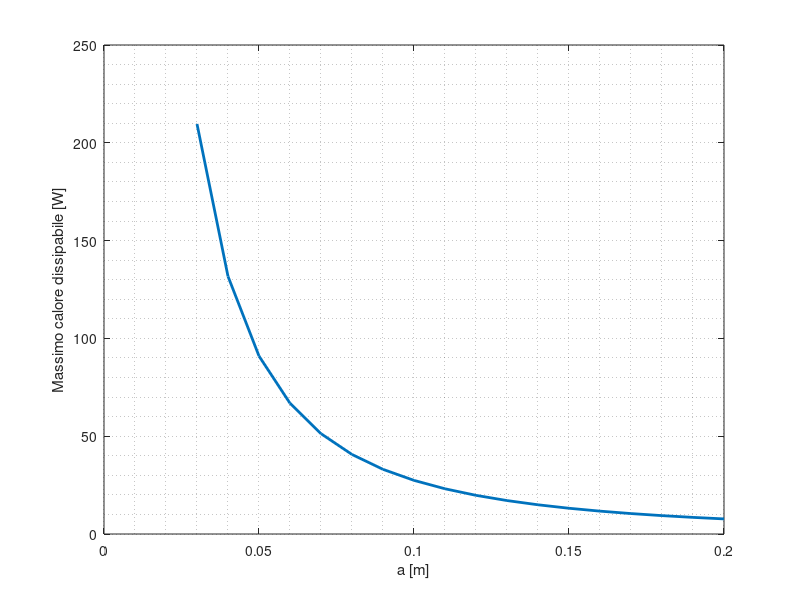

This figure's MATLAB source:
%% LaCoSTe 2020/2021 
%% Lab 9 Ex 5 - Soluzioni
%% (variazione dimensione pozzo)

clear all
close all
clc

%Dimensioni
ws=2e-1;
wf=2e-1;
%Proprietà e temperature
cond=400;
T_h=25;
h=3e4;
T_c=75;

%% Costruzione dominio computazionale
% Nomino i vertici del dominio A,B,C,D,E,F partendo dal vertice in basso a
% sinistra e procedendo in senso antiorario.
% F---E
% |   |
% | C-D
% | |
% A-B

avec=3e-2:1e-2:20e-2; % Per variazione dimensioni pozzo (terza richiesta)

%% Iterazioni con diverse dimensioni del pozzo
for i=1:length(avec)
    dx=1e-2;
    dy=dx;
    
    a=avec(i); %Calcolo dimensioni a e b per le diverse iterazioni
    b=4e-1-a;

    xvec=(0:dx:(ws/2+wf/2))';
    yvec=(0:dy:(a+b))';
    [xmat,ymat]=meshgrid(xvec,yvec);

    %Calcolo numero di nodi sui diversi bordi
    n1=length(0:dx:ws/2); %AB
    n2=length(xvec); %EF
    n3=length(yvec); %FA
    n4=length(0:dy:b); %BC

    nvec(i)=n1; %Mi serve per lo studio di grid indipendence

    ntot=n2*n3-(n2-n1)*(n4-1);
    A=sparse([],[],[],ntot,ntot);
    rhs=zeros(ntot,1);

    %% Matrice dei coefficienti
    %Per i punti interni del rettangolo piccolo (in basso)
    for icenter=2:n1-1
       for jcenter=2:n4
        kcenter=(jcenter-1)*n1+icenter;
        if jcenter<n4
            knorth=kcenter+n1;
        else
            knorth=kcenter+n2;
        end
        ksouth=kcenter-n1;
        keast=kcenter+1;
        kwest=kcenter-1;

        A(kcenter,kcenter)=2*cond*(1/dx^2+1/dy^2);
        A(kcenter,knorth)=-cond/dy^2;
        A(kcenter,ksouth)=-cond/dy^2;
        A(kcenter,keast)=-cond/dx^2;
        A(kcenter,kwest)=-cond/dx^2;
       end
    end
    %Per i punti interni del rettangolo grande (in alto)
    for icenter=2:n2-1
       for jcenter=n4+1:n3-1
        kcenter=n1*(n4-1)+(jcenter-n4)*n2+icenter;
        knorth=kcenter+n2;
        ksouth=kcenter-n2;
        keast=kcenter+1;
        kwest=kcenter-1;

        A(kcenter,kcenter)=2*cond*(1/dx^2+1/dy^2);
        A(kcenter,knorth)=-cond/dy^2;
        A(kcenter,ksouth)=-cond/dy^2;
        A(kcenter,keast)=-cond/dx^2;
        A(kcenter,kwest)=-cond/dx^2;
       end
    end

    %% Impongo le condizioni al contorno sui bordi del dominio
    %North (EF, Dirichlet) (estremi del segmento inclusi)
    jcenter=n3;
    for icenter=1:n2
        kcenter=n1*(n4-1)+(jcenter-n4)*n2+icenter;
        A(kcenter,kcenter)=1.0;
        rhs(kcenter)=T_c;
    end
    %West (FA, Neumann adiabatico) (estremi del segmento esclusi)
    icenter=1;
    for jcenter=2:n4-1
        kcenter=(jcenter-1)*n1+icenter;
        knorth=kcenter+n1;
        ksouth=kcenter-n1;
        keast=kcenter+1;
        A(kcenter,kcenter)=2*cond/dy^2+2*cond/dx^2;
        A(kcenter,knorth)=-cond/dy^2;
        A(kcenter,ksouth)=-cond/dy^2;
        A(kcenter,keast)=-2*cond/dx^2;
        rhs(kcenter)=0;
    end
    for jcenter=n4:n3-1
        kcenter=n1*(n4-1)+(jcenter-n4)*n2+icenter;
        knorth=kcenter+n2;
        ksouth=kcenter-n2;
        keast=kcenter+1;
        A(kcenter,kcenter)=2*cond/dy^2+2*cond/dx^2;
        A(kcenter,knorth)=-cond/dy^2;
        A(kcenter,ksouth)=-cond/dy^2;
        A(kcenter,keast)=-2*cond/dx^2;
        rhs(kcenter)=0;
    end
    %South (AB, Neumann adiabatico) (estremi del segmento esclusi)
    for icenter=2:n1-1
        kcenter=icenter;
        knorth=kcenter+n1;
        keast=kcenter+1;
        kwest=kcenter-1;
        A(kcenter,kcenter)=2*cond/dy^2+2*cond/dx^2;
        A(kcenter,keast)=-cond/dx^2;
        A(kcenter,kwest)=-cond/dx^2;
        A(kcenter,knorth)=-2*cond/dy^2;
        rhs(kcenter)=0;
    end
    %South (CD, Robin) (estremi del segmento esclusi)
    for icenter=n1+1:n2-1
        kcenter=n1*(n4-1)+icenter;
        knorth=kcenter+n2;
        keast=kcenter+1;
        kwest=kcenter-1;
        A(kcenter,kcenter)=2*(cond/dy^2+cond/dx^2+h/dy);
        A(kcenter,keast)=-cond/dx^2;
        A(kcenter,kwest)=-cond/dx^2;
        A(kcenter,knorth)=-2*cond/dy^2;
        rhs(kcenter)=2*h*T_h/dy;
    end
    %East (DE, Neumann adiabatico) (estremi del segmento esclusi)
    icenter=n2;
    for jcenter=n4+1:n3-1
        kcenter=n1*(n4-1)+(jcenter-n4)*n2+icenter;
        knorth=kcenter+n2;
        ksouth=kcenter-n2;
        kwest=kcenter-1;
        A(kcenter,kcenter)=2*cond/dy^2+2*cond/dx^2;
        A(kcenter,knorth)=-cond/dy^2;
        A(kcenter,ksouth)=-cond/dy^2;
        A(kcenter,kwest)=-2*cond/dx^2;
        rhs(kcenter)=0;
    end
    %East (BC, Robin) (estremi del segmento esclusi)
    icenter=n1;
    for jcenter=2:n4-1
        kcenter=(jcenter-1)*n1+icenter;
        knorth=kcenter+n1;
        ksouth=kcenter-n1;
        kwest=kcenter-1;
        A(kcenter,kcenter)=2*(cond/dy^2+cond/dx^2+h/dx);
        A(kcenter,knorth)=-cond/dy^2;
        A(kcenter,ksouth)=-cond/dy^2;
        A(kcenter,kwest)=-2*cond/dx^2;
        rhs(kcenter)=2*h*T_h/dx;
    end

    %% Impongo le condizioni al contorno ai 4 vertici mancanti

    % Punto A (Neumann adiabatico)
    kcenter=1;
    knorth=kcenter+n1;
    keast=kcenter+1;
    A(kcenter,kcenter)=cond/dy^2+cond/dx^2;
    A(kcenter,knorth)=-cond/dy^2;
    A(kcenter,keast)=-cond/dx^2;
    rhs(kcenter)=0;

    % Punto B (Robin)
    kcenter=n1;
    knorth=kcenter+n1;
    kwest=kcenter-1;
    A(kcenter,kcenter)=-(cond/dy^2+cond/dx^2+h/dx);
    A(kcenter,knorth)=cond/dy^2;
    A(kcenter,kwest)=cond/dx^2;
    rhs(kcenter)=-h/dx*T_h;

    % Punto D (Robin)
    kcenter=n1*n4+n2-n1;
    knorth=kcenter+n2;
    kwest=kcenter-1;
    A(kcenter,kcenter)=-(cond/dy^2+cond/dx^2+h/dy);
    A(kcenter,knorth)=cond/dy^2;
    A(kcenter,kwest)=cond/dx^2;
    rhs(kcenter)=-h/dy*T_h;

    % Punto C (Robin)
    kcenter=n1*n4;
    knorth=kcenter+n2;
    ksouth=kcenter-n1;
    kwest=kcenter-1;
    keast=kcenter+1;
    A(kcenter,kcenter)=3*cond/dy^2+3*cond/dx^2+h/dx+h/dy;
    A(kcenter,knorth)=-2*cond/dy^2;
    A(kcenter,ksouth)=-cond/dy^2;
    A(kcenter,kwest)=-cond/dx^2;
    A(kcenter,keast)=-2*cond/dx^2;
    rhs(kcenter)=h*T_h/dx+h*T_h/dy;

    %% Risolvo il problema
    T=A\rhs;

    %% Calcolo la dissipazione di calore
    % Il valore q_1 [W/m] corrisponde alla dissipazione di calore del singolo
    % microcanale, per unità di lunghezza nella direzione normale alla figura.
    % Il valore q_2 [W/m2] corrisponde alla dissipazione di calore considerando
    % una superficie del chip di 10*10mm.
    q_1=2*(trapz(yvec(1:n4),h*(T(n1:n1:n1*n4)-T_h))+...
           trapz(xvec((n1+1):n2),h*(T((n1*n4+1):(n1*n4+n2-n1))-T_h)));
    L=1e-2;
    q_2(i)=q_1*L*(L/(2*a)); % Moltiplico il calore per unità di lunghezza per la lunghezza del chip in direzione normale alla figura e poi "proporziono" rispetto alla direzione orizzontale.
end

%% Plot
figure(3)
plot(avec,q_2,'Linewidth',2)
grid minor
xlabel('a [m]')
ylabel('Massimo calore dissipabile [W]')
